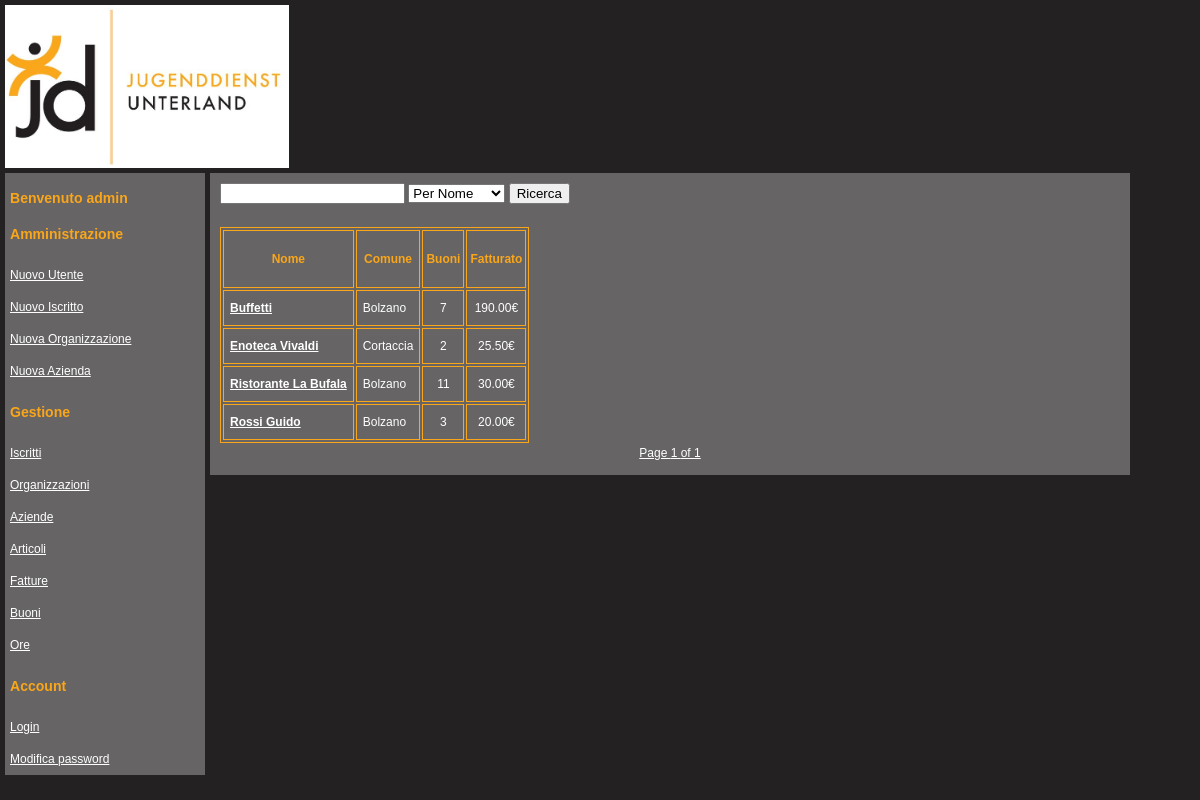
The app's page /list_company.php (signed in) with its own data.
### tables this page shows
CREATE TABLE Company (
	name	VARCHAR(255) NOT NULL,
	address	VARCHAR(255) NOT NULL,
	commune VARCHAR(255) NOT NULL,
	CAP		VARCHAR(255) NOT NULL,
	reference VARCHAR(255) NOT NULL,
	p_iva	VARCHAR(255) NOT NULL,
	phone 	VARCHAR(255),
	mobile_phone VARCHAR(255),
	mail	VARCHAR(255),
	CONSTRAINT company_pk PRIMARY KEY (p_iva)
);

### include/privilege_check.php (called while the page is built)
<?php
function check($privilege)
{
    if(isset($_SESSION))
    {
        if (isset($_SESSION['privilege']))
        {
            if ($_SESSION['privilege']==$privilege)
            {
                return true;
            }
        }
    }
    return false;
}
?>

### locale/it.php (called while the page is built, shortened)
<?php
$lang = array();
$lang['PRIVILEGE'] = 'Privilegi';
$lang['PAGE_TITLE'] = 'Index';
$lang['OBLIGATORY'] = 'I campi segnati con * sono obbligatori';
$lang['POINTS'] = 'Punti';
$lang['TOKENS'] = 'Buoni';
$lang['REMAINING_POINTS'] = 'Punti rimanenti';
$lang['COMPANY'] = 'Azienda';
$lang['ORGANIZATION'] = 'Organizzazione';
$lang['DELETE_SUCCESS'] = 'Eliminazione effettuata con successo';
$lang['UPDATE_SUCCESS'] = 'Modifica effettuata con successo';
$lang['DELETE'] = 'Elimina';
$lang['NO_RESULTS'] = 'Nessun risultato trovato';
$lang['UPDATE'] = 'Modifica';
$lang['START_DATE'] = 'Data inizio';
$lang['END_DATE'] = 'Data fine';
$lang['PASSWORD_CHANGE'] = 'Modifica password';
$lang['BOY'] = 'Iscritto';
$lang['INDEX'] = 'Index';
$lang['COMPANY_DONOT_EXISTS'] = 'L\'azienda specificata non esiste';
$lang['ORGANIZATION_DONOT_EXISTS'] = 'L\'organizzazione specificata non esiste';
$lang['MAILING_LIST'] = 'Mailing List';
$lang['JANUARY'] = 'Gennaio';
$lang['FEBRUARY'] = 'Febbraio';
$lang['MARCH'] = 'Marzo';
$lang['APRIL'] = 'Aprile';
$lang['MAY'] = 'Maggio';
$lang['JUNE'] = 'Giugno';
$lang['JULY'] = 'Luglio';
$lang['AUGUST'] = 'Agosto';
$lang['SEPTEMBER'] = 'Settembre';
$lang['OCTOBER'] = 'Ottobre';
$lang['NOVEMBER'] = 'Novembre';
$lang['DECEMBER'] = 'Dicembre';
$lang['NO_LOGIN'] = 'Esegui il Login';
$lang['WELCOME'] = 'Benvenuto';
$lang['NEW_USER'] = 'Nuovo Utente';
$lang['NEW_BOY'] = 'Nuovo Iscritto';
$lang['NEW_ORGANIZATION'] = 'Nuova Organizzazione';
$lang['NEW_COMPANY'] = 'Nuova Azienda';
$lang['MANAGEMENT'] = 'Gestione';
$lang['ADMINISTRATION'] = 'Amministrazione';
$lang['LIST_BOY'] = 'Iscritti';
$lang['LIST_ORGANIZATION'] = 'Organizzazioni';
$lang['LIST_COMPANY'] = 'Aziende';
$lang['LIST_ITEM'] = 'Articoli';
$lang['LIST_INVOICE'] = 'Fatture';
$lang['LIST_TOKEN'] = 'Buoni';
$lang['LIST_VOLUNTEERING'] = 'Ore';
$lang['SEARCH'] = 'Ricerca';
$lang['LOGIN'] = 'Login';
$lang['ADMINISTRATOR'] = 'Amministratore';
$lang['MANAGER'] = 'Gestore';
$lang['USER_EXISTS'] = 'Esiste già un utente con questo nome';
$lang['INSERT_SUCCESS'] = 'Inserimento effettuato con successo';
$lang['CURRENT_PASSWORD'] = 'Password Corrente';
$lang['NEW_PASSWORD'] = 'Nuova Password';
$lang['REPEAT_PASSWORD'] = 'Ripeti Password';
$lang['NAME'] = 'Nome';
$lang['SURNAME'] = 'Cognome';
?>

### list_company.php (the view, shortened to what this page needs)
<!DOCTYPE html>
<?php
include('include/header.php');
include('include/navbar.php');
include('locale/it.php');
include('include/connect.php');
include('include/pager.php');
$results_per_page = 20;
if(isset($_GET['page']))
{
    $page = $_GET['page'];
    if(isset($_GET['search_value'])&&isset($_GET['search_type']))
    {
        $_POST['search_value']= $_GET['search_value'];
        $_POST['search_type']= $_GET['search_type'];
    }
}
else
    $page = 0;
$offset = $results_per_page*$page;
if(isset($_POST['search_value'])&&strlen($_POST['search_value'])>0)
{
    $search_value = $_POST['search_value'];
    switch($_POST['search_type'])
    {
        case 'name':
            $query = "SELECT * FROM Company WHERE name LIKE '%$search_value%'";
            break;
        case 'commune':
            $query = "SELECT * FROM Company WHERE commune LIKE '%$search_value%'";
            break;
    }
}
else
    $query = "SELECT * FROM Company";
$limit = " ORDER BY name LIMIT $results_per_page OFFSET $offset"
?>
<html>
    <head>
        <link rel="stylesheet" type="text/css" href="main.css" />
    </head>
    <body>
        <div id="ContentContainer">
            <div id="Header">
            </div>
            <div id="Navbar">
            </div>
            <div id="Content">
                 <?php
                include('include/privilege_check.php');
                if(check('admin')||check('manager'))
                {
                    echo '<form action="list_company.php" name = "form" method = "post">';
                    echo ' <input type="text" name="search_value" />
                            <select name="search_type">
                                <option value="name">'.$lang['SEARCH_NAME'].'</option>'.
                                '<option value="commune">'.$lang['SEARCH_COMMUNE'].'</option>
                            </select>
                           <input type="submit" name="submit"  value ="'.$lang['SEARCH'].'" />
                         </form><br /><br />';
                    echo "<table>
                            <th><h4>".$lang['NAME']."</h4></th>
                            <th><h4>".$lang['COMMUNE']."</h4></th>
                            <th><h4>".$lang['TOKENS']."</h4></th>
                            <th><h4>".$lang['SALES']."</h4></th>";
                    $results = mysql_query($query.$limit, $conn);
                    for ($i = 0; (($i < $results_per_page) && ($i < mysql_num_rows($results))); $i++) {
                        $name = mysql_result($results, $i, 'name');
                        $commune = mysql_result($results, $i, 'commune');
                        $p_iva = mysql_result($results, $i, 'p_iva');
                        $tokens = mysql_query("SELECT SUM(points) as totalTokens FROM Token WHERE company_id = '$p_iva' GROUP BY company_id", $conn);
                        if(mysql_num_rows($tokens)>0)
                        {
                            $tokens = mysql_result($tokens, 0, 'totalTokens');
                        }
                        else
                        {
                            $tokens = 0;
                        }
                        $sales = mysql_query("SELECT SUM(amount) as totalSales FROM Invoice WHERE company_id = '$p_iva' GROUP BY company_id", $conn);
                        if(mysql_num_rows($sales)>0)
                        {
                            $sales = mysql_result($sales, 0, 'totalSales');
                        }
                        else
                        {
                            $sales = 0;
                        }
                        echo "<tr>
                                <td><a href=\"view_company.php?p_iva=$p_iva\"><strong><p>".$name."</p></strong></a></td>
                                <td><p>".$commune."</p></td>
                                <td align=center><p>".$tokens."</p></td>
                                <td align=center><p>".$sales."€</p></td>";
                    }
                    echo "</table>";
                    $results_num = mysql_num_rows(mysql_query($query));
                    if(isset($_POST['search_value'])&&strlen($_POST['search_value'])>0)
                        pagination_search($results_per_page, $page, "list_company.php?", $results_num, $_POST['search_value'], $_POST['search_type']);
                    else
                        pagination($results_per_page, $page, "list_company.php?", $results_num);
                }
                else
                    echo $lang['NO_PRIVILEGE'];
                ?>
            </div>
        </div>
    </body>
</html>

### main.css (style rules this page uses)
body { margin: 0px; padding: 0px; font-family: verdana, arial, helvetica, sans-serif; font-size: 12px; line-height: 22px; background: #242123; color: white; }
table, td, th, tr { border: 1px solid #faa61a;; width: auto; }
h4 { color: #faa61a; padding-left: 2px; padding-right: 2px; }
p { margin: 0px; padding: 5px; color: white; }
a:link { color: white; }
#ContentContainer { position: absolute; margin: 0px; }
#Header { position: absolute; margin: 0px; padding: 0px; height:163px; width:1125px; left: 5px; top: 5px; background-color: #242123; }
#Navbar { position: absolute; left: 5px; top: 173px; right: 0px; margin: 0px; padding: 0px; width: 200px; background-color: #666465; }
#Content { margin: 0px 313px 0px 0px; padding: 10px; position: absolute; left: 210px; top: 173px; width: 900px; background-color: #666465; }
form { display:inline; }

### records on screen
company: name "Buffetti", commune "Bolzano", tokens "7", sales "190.00"
company: name "Enoteca Vivaldi", commune "Cortaccia", tokens "2", sales "25.50"
company: name "Ristorante La Bufala", commune "Bolzano", tokens "11", sales "30.00"
company: name "Rossi Guido", commune "Bolzano", tokens "3", sales "20.00"

### other values on screen
$lang['WELCOME'] "Benvenuto"
$_SESSION['user'] "admin"
$lang['ADMINISTRATION'] "Amministrazione"
$lang['NEW_USER'] "Nuovo Utente"
$lang['NEW_BOY'] "Nuovo Iscritto"
$lang['NEW_ORGANIZATION'] "Nuova Organizzazione"
$lang['NEW_COMPANY'] "Nuova Azienda"
$lang['MANAGEMENT'] "Gestione"
$lang['LIST_BOY'] "Iscritti"
$lang['LIST_ORGANIZATION'] "Organizzazioni"
$lang['LIST_COMPANY'] "Aziende"
$lang['LIST_ITEM'] "Articoli"
$lang['LIST_INVOICE'] "Fatture"
$lang['LIST_TOKEN'] "Buoni"
$lang['LIST_VOLUNTEERING'] "Ore"
